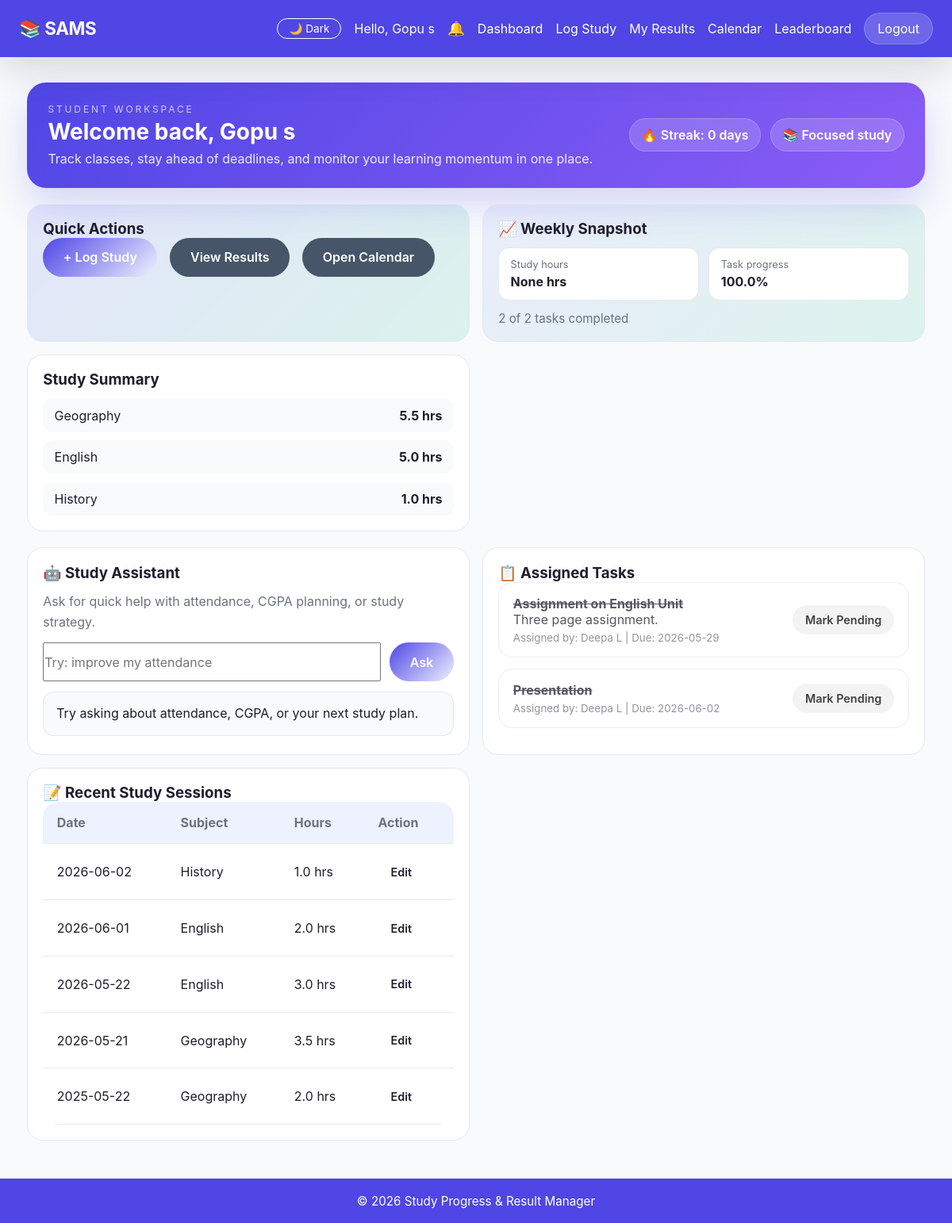
The page /student/dashboard (signed in) on the database its author committed.
### tables this page shows
CREATE TABLE subjects (
            id INTEGER PRIMARY KEY AUTOINCREMENT,
            name TEXT UNIQUE NOT NULL
        );

CREATE TABLE tasks (
            id INTEGER PRIMARY KEY AUTOINCREMENT,
            student_id INTEGER NOT NULL,
            teacher_id INTEGER NOT NULL,
            title TEXT NOT NULL,
            description TEXT,
            due_date DATE,
            is_completed INTEGER DEFAULT 0,
            created_at TIMESTAMP DEFAULT CURRENT_TIMESTAMP,
            FOREIGN KEY (student_id) REFERENCES users(id),
            FOREIGN KEY (teacher_id) REFERENCES users(id)
        );

CREATE TABLE "users" (
                id INTEGER PRIMARY KEY AUTOINCREMENT,
                username TEXT UNIQUE NOT NULL,
                password TEXT NOT NULL,
                role TEXT NOT NULL CHECK(role IN ('teacher', 'student', 'admin')),
                full_name TEXT NOT NULL,
                status TEXT NOT NULL CHECK(status IN ('pending', 'active', 'blocked')) DEFAULT 'pending',
                department TEXT,
                created_at TIMESTAMP DEFAULT CURRENT_TIMESTAMP
            , theme VARCHAR(10) DEFAULT 'light');

CREATE TABLE study_logs (
            id INTEGER PRIMARY KEY AUTOINCREMENT,
            student_id INTEGER NOT NULL,
            subject_id INTEGER NOT NULL,
            hours_spent REAL NOT NULL,
            study_date DATE NOT NULL,
            notes TEXT,
            created_at TIMESTAMP DEFAULT CURRENT_TIMESTAMP,
            FOREIGN KEY (student_id) REFERENCES users(id),
            FOREIGN KEY (subject_id) REFERENCES subjects(id)
        );

### app.py (the view)
@app.route('/student/dashboard')
@login_required
@student_required
def student_dashboard():
    repo = StudentRepository()
    data = repo.get_student_dashboard_data(session['user_id'])
    repo.close()
    study_dates = [datetime.fromisoformat(row['study_date']).date() for row in data['streak_rows']]
    streak = calculate_streak(study_dates)
    weekly_hours = data.get('weekly_hours', 0)
    completion_rate = 0
    if data.get('total_tasks', 0):
        completion_rate = round((data.get('completed_tasks', 0) / data['total_tasks']) * 100, 1)
    return render_template('student_dashboard.html',
                         study_logs=data['study_logs'],
                         study_summary=data['study_summary'],
                         tasks=data['tasks'],
                         streak=streak,
                         weekly_hours=weekly_hours,
                         completion_rate=completion_rate,
                         completed_tasks=data.get('completed_tasks', 0),
                         total_tasks=data.get('total_tasks', 0))

### app.py (called while the page is built)
def login_required(f):
    @wraps(f)
    def decorated_function(*args, **kwargs):
        if 'user_id' not in session:
            flash('Please log in to access this page.', 'error')
            return redirect(url_for('login'))
        return f(*args, **kwargs)
    return decorated_function

def student_required(f):
    @wraps(f)
    def decorated_function(*args, **kwargs):
        if session.get('role') != 'student':
            flash('This page is for students only.', 'error')
            return redirect(url_for('home'))
        return f(*args, **kwargs)
    return decorated_function

@app.context_processor
def inject_current_user():
    return {'current_user': CurrentUser(session)}

@app.context_processor
def inject_unread_notifications():
    count = 0
    if 'user_id' in session:
        try:
            conn = get_db_connection()
            row = conn.execute(
                'SELECT COUNT(*) AS c FROM notifications WHERE user_id = ? AND is_read = 0',
                (session['user_id'],)
            ).fetchone()
            conn.close()
            count = row['c'] if row else 0
        except Exception:
            count = 0
    return {'unread_count': count}

    @property
    def is_authenticated(self):
        return bool(self.id)

### database.py (called while the page is built)
def get_db_connection():
    conn = sqlite3.connect(DATABASE)
    conn.row_factory = sqlite3.Row  # This lets us access columns by name
    return conn

### repositories/student_repository.py (called while the page is built)
    def close(self):
        self.conn.close()

### services/analytics_service.py (called while the page is built, shortened)
def calculate_streak(study_dates):
    if not study_dates:
        return 0
    study_dates = sorted(set(study_dates), reverse=True)
    today = date.today()
    if study_dates[0] != today:
        return 0

### templates/student_dashboard.html (shortened to what this page needs)
{% extends 'base.html' %}
{% block content %}
<div class="dashboard-shell">
    <section class="hero-card">
        <div>
            <p class="eyebrow">Student Workspace</p>
            <h1>Welcome back, {{ session.get('full_name') }}</h1>
            <p>Track classes, stay ahead of deadlines, and monitor your learning momentum in one place.</p>
        </div>
        <div class="hero-metrics">
            <div class="metric-pill">🔥 Streak: {{ streak }} days</div>
            <div class="metric-pill">📚 Focused study</div>
        </div>
    </section>
    <section class="widget-grid">
        <div class="widget-card accent-card">
            <h3>Quick Actions</h3>
            <div class="quick-actions">
                <a href="{{ url_for('add_study_log') }}" class="btn btn-primary">+ Log Study</a>
                <a href="{{ url_for('view_results') }}" class="btn btn-secondary">View Results</a>
                <a href="{{ url_for('student_calendar') }}" class="btn btn-secondary">Open Calendar</a>
            </div>
        </div>
        <div class="widget-card analytics-card">
            <h3>📈 Weekly Snapshot</h3>
            <div class="analytics-row">
                <div class="analytics-pill">
                    <span class="analytics-label">Study hours</span>
                    <strong>{{ weekly_hours }} hrs</strong>
                </div>
                <div class="analytics-pill">
                    <span class="analytics-label">Task progress</span>
                    <strong>{{ completion_rate }}%</strong>
                </div>
            </div>
            <p class="analytics-footnote">{{ completed_tasks }} of {{ total_tasks }} tasks completed</p>
        </div>
        <div class="widget-card">
            <h3>Study Summary</h3>
            {% if study_summary %}
                <ul class="summary-list">
                    {% for item in study_summary %}
                    <li>
                        <span>{{ item.subject_name }}</span>
                        <strong>{{ "%.1f"|format(item.total_hours) }} hrs</strong>
                    </li>
                    {% endfor %}
                </ul>
            {% else %}
                <p class="empty-state">No study sessions logged yet.</p>
            {% endif %}
        </div>
    </section>
    <section class="widget-grid two-col">
        <div class="widget-card assistant-card">
            <h3>🤖 Study Assistant</h3>
            <p class="assistant-help">Ask for quick help with attendance, CGPA planning, or study strategy.</p>
            <form id="ai-assistant-form" class="assistant-form">
                <input type="text" id="ai-query" name="query" placeholder="Try: improve my attendance" required>
                <button type="submit" class="btn btn-primary">Ask</button>
            </form>
            <div id="ai-result" class="assistant-result">Try asking about attendance, CGPA, or your next study plan.</div>
        </div>
        <div class="widget-card">
            <h3>📋 Assigned Tasks</h3>
            {% if tasks %}
                <ul class="task-list">
                    {% for task in tasks %}
                    <li class="task-item {% if task.is_completed %}completed{% endif %}">
                        <div class="task-info">
                            <strong>{{ task.title }}</strong>
                            {% if task.description %}<p>{{ task.description }}</p>{% endif %}
                            <small>Assigned by: {{ task.teacher_name }}{% if task.due_date %} | Due: {{ task.due_date }}{% endif %}</small>
                        </div>
                        <form method="POST" action="{{ url_for('toggle_task', task_id=task.id) }}" style="display:inline;">
                            <button type="submit" class="btn btn-small">{% if task.is_completed %}Mark Pending{% else %}Mark Done{% endif %}</button>
                        </form>
                    </li>
                    {% endfor %}
                </ul>
            {% else %}
                <p class="empty-state">No tasks assigned yet.</p>
            {% endif %}
        </div>
        <div class="widget-card">
            <h3>📝 Recent Study Sessions</h3>
            {% if study_logs %}
                <div class="table-card">
                    <table class="data-table">
                        <thead>
                            <tr>
                                <th>Date</th>
                                <th>Subject</th>
                                <th>Hours</th>
                                <th>Action</th>
                            </tr>
                        </thead>
                        <tbody>
                            {% for log in study_logs %}
                            <tr>
                                <td>{{ log.study_date }}</td>
                                <td>{{ log.subject_name }}</td>
                                <td>{{ log.hours_spent }} hrs</td>
                                <td><a href="{{ url_for('edit_study_log', log_id=log.id) }}" class="btn btn-small">Edit</a></td>
                            </tr>
                            {% endfor %}
                        </tbody>
                    </table>
                </div>
            {% else %}
                <p class="empty-state">No study sessions logged yet.</p>
            {% endif %}
        </div>
    </section>
</div>
{% endblock %}

### rows shown on the page
subjects: subject_name "Geography", total_hours "5.5"
subjects: subject_name "English", total_hours "5.0"
subjects: subject_name "History", total_hours "1.0"
tasks: title "Assignment on English Unit", description "Three page assignment.", teacher_name "Deepa L", due_date "2026-05-29", is_completed "Mark Pending"
tasks: title "Presentation", teacher_name "Deepa L", due_date "2026-06-02", is_completed "Mark Pending"
study_logs: study_date "2026-06-02", subject_name "History", hours_spent "1.0"
study_logs: study_date "2026-06-01", subject_name "English", hours_spent "2.0"
study_logs: study_date "2026-05-22", subject_name "English", hours_spent "3.0"
study_logs: study_date "2026-05-21", subject_name "Geography", hours_spent "3.5"
study_logs: study_date "2025-05-22", subject_name "Geography", hours_spent "2.0"

### other values the page prints
{{ session.get('full_name') }} "Gopu s"
{{ streak }} "0"
{{ weekly_hours }} "None"
{{ completion_rate }} "100.0"
{{ completed_tasks }} "2"
{{ total_tasks }} "2"
